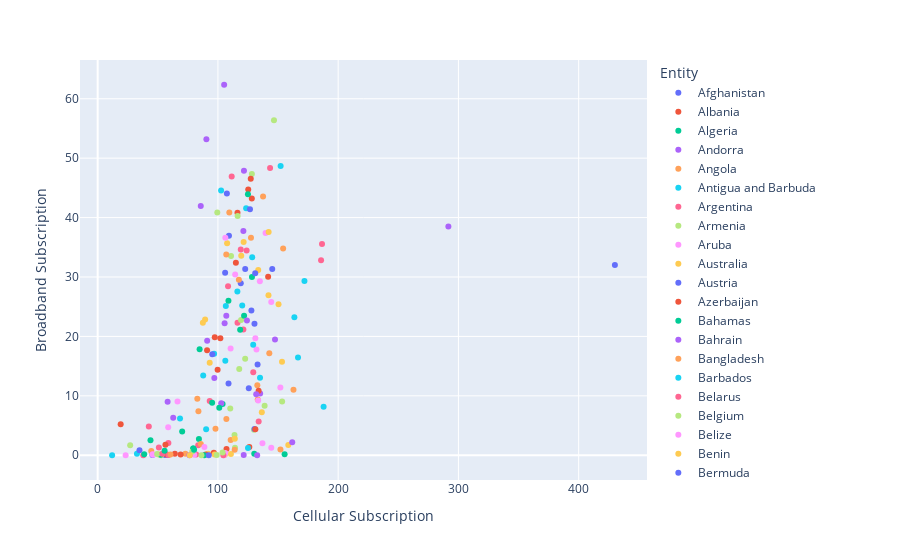

Here is the notebook cell this chart was saved with:
### Code cell
fig = px.scatter(ly, x = 'Cellular Subscription', y = 'Broadband Subscription', color='Entity',)
fig.show()
